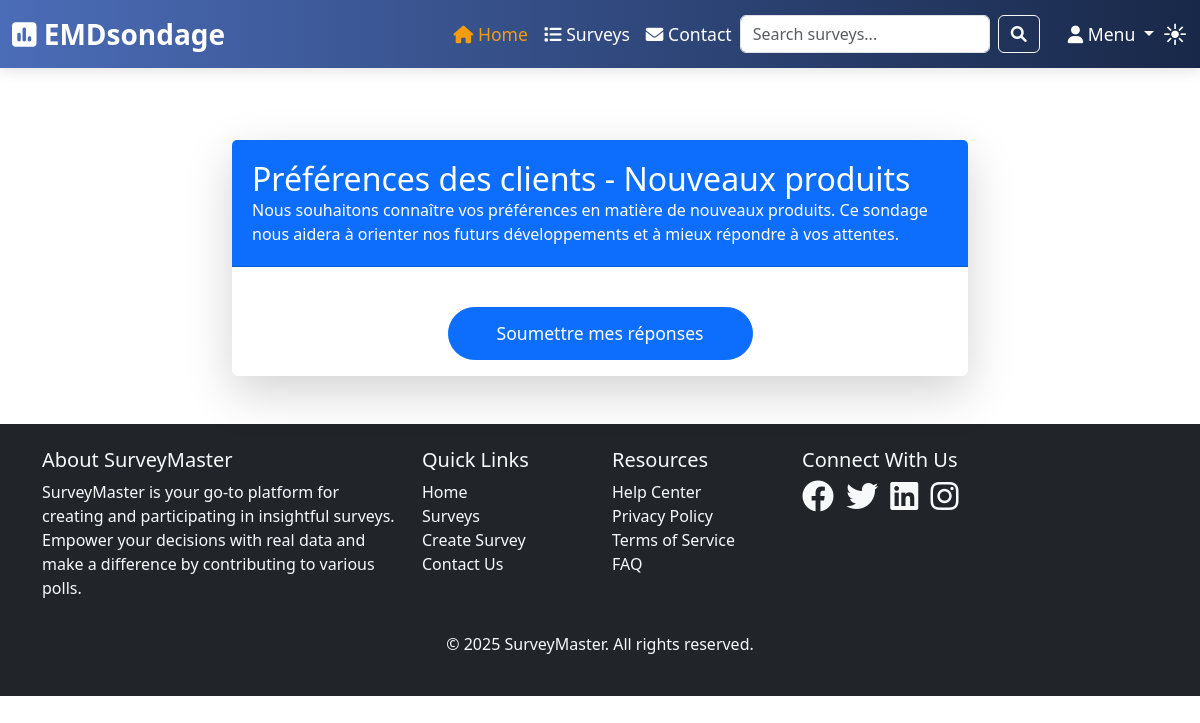
/survey/3/respond/ (signed in), run on the app's committed database.
### survey/models.py (models this page shows, shortened)
class Survey(models.Model):
    title = models.CharField(max_length=255)
    description = models.TextField()
    start_date = models.DateField()
    end_date = models.DateField()
    creator = models.ForeignKey(User, on_delete=models.CASCADE, related_name='surveys')
    def is_active(self):
        from datetime import date
        return self.start_date <= date.today() <= self.end_date

### survey/views.py (the view, shortened to what this page needs)
# urls.py: path('survey/<int:survey_id>/respond/', SurveyResponseView.as_view(), name='survey_respond'),
class SurveyResponseView(LoginRequiredMixin, View):
    template_name = 'survey/survey_response.html'
    def get(self, request, survey_id):
        survey = get_object_or_404(Survey, pk=survey_id)
        if not survey.is_active():
            messages.error(request, "Ce sondage n'est pas actif actuellement.")
            return redirect('liste')
        existing_response = Response.objects.filter(
            user=request.user,
            survey=survey
        ).first()
        if existing_response:
            messages.info(request, "Vous avez déjà répondu à ce sondage.")
            return redirect('liste')
        context = {
            'survey': survey,
            'questions': survey.questions.all().prefetch_related('choices')
        }
        return render(request, self.template_name, context)

### survey/templates/survey/survey_response.html (shortened to what this page needs)
{% extends 'survey/base.html' %}
{% block nav %}
{% include "survey/nav.html" %}
{% endblock nav %}
{% block content %}
<div class="container py-5">
    <div class="row justify-content-center">
        <div class="col-md-8">
            <div class="card shadow-lg border-0 rounded-lg">
                <div class="card-header bg-primary text-white">
                    <h2 class="mb-0">{{ survey.title }}</h2>
                    <p class="mb-0">{{ survey.description }}</p>
                </div>
                <div class="card-body">
                    <form method="post">
                        <div class="text-center mt-4">
                            <button type="submit" class="btn btn-primary btn-lg px-5">
                                Soumettre mes réponses
                            </button>
                        </div>
                    </form>
                </div>
            </div>
        </div>
    </div>
</div>
{% endblock %}
{% block footer %}
{% include "survey/footer.html" %}
{% endblock footer %}

### survey/templates/survey/survey_response.html (style rules this page uses)
.card-header { padding: 20px; }
.btn-primary { font-size: 1.1rem; padding: 12px 30px; border-radius: 30px; }

### data on the page
Survey: title "Préférences des clients - Nouveaux produits", description "Nous souhaitons connaître vos préférences en matière de nouveaux produits. Ce sondage nous aidera à orienter nos futurs développements et à mieux répondre à vos attentes."
